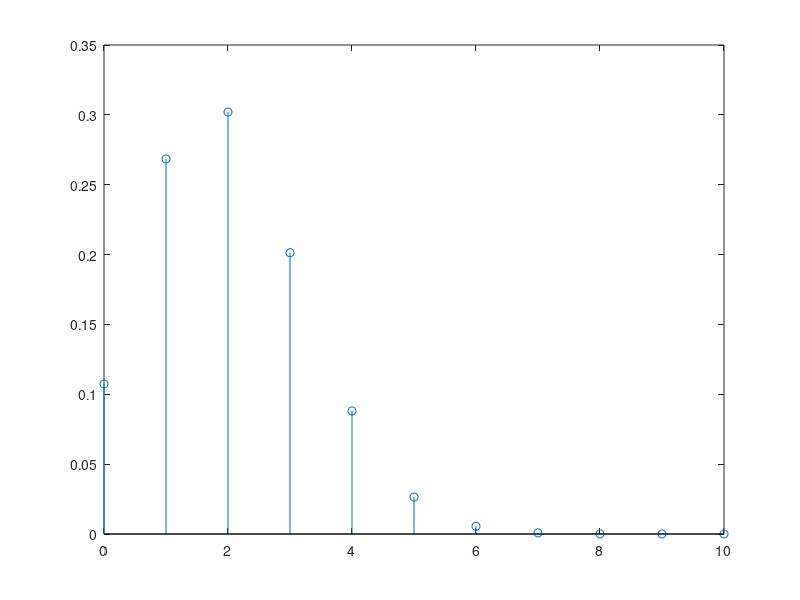

Source code (MATLAB): (Note: this script raises an error after producing the figure.)
clear; close all; clc;

P_binom = @(x) nchoosek(10,x).*.2^x.*(1-.2)^(10-x);
P_pois = @(x,a) a^x/factorial(x)*exp(-1);

x = 0:10;

for l = 0:10
    p_b(l+1) = P_binom(l);
    p_p(l+1) = P_pois(l,2);
end

figure(1)
h1 = stem(x,p_b)
h1.Marker = 'diamond';
h1.Color = 'red';
h1.LineStyle = '-';

hold on
h2 = stem(x,p_p);
h2.Color = 'blue';
h2.LineStyle = '--';

title('Binomial Distribution vs. Poisson Distribution for $p = \frac{1}{5}$', 'interpreter', 'latex')
xlabel('Number of Successes')
ylabel('$P(X = x)$', 'interpreter', 'latex')
legend('Binomial Distribution','Poisson Distribution')
